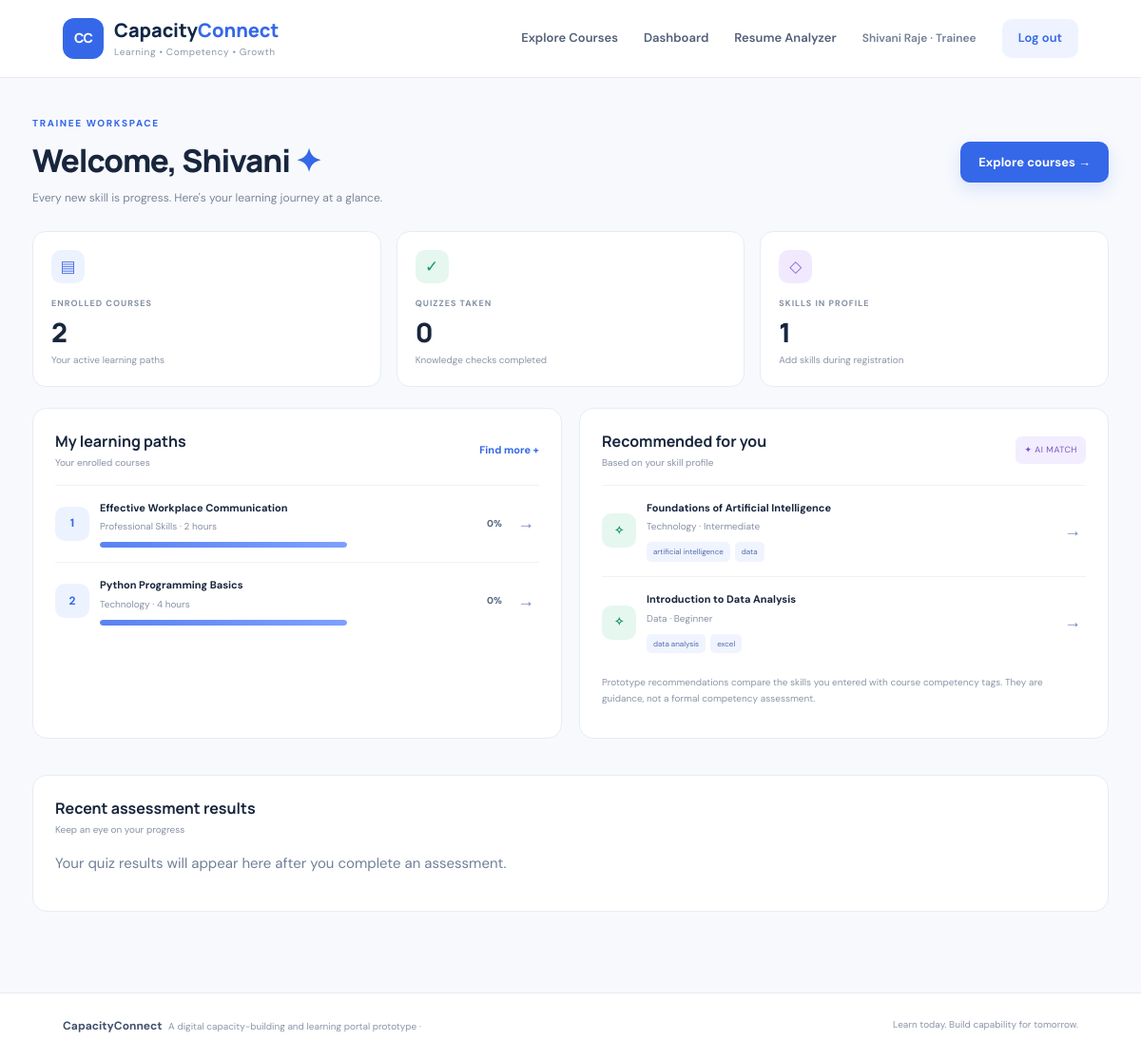
/dashboard (signed in), run on the app's committed database.
### tables this page shows
CREATE TABLE users(
      id INTEGER PRIMARY KEY AUTOINCREMENT, name TEXT NOT NULL, email TEXT UNIQUE NOT NULL,
      password TEXT NOT NULL, role TEXT NOT NULL CHECK(role IN ('trainee','trainer','admin')),
      skills TEXT DEFAULT '', created_at TIMESTAMP DEFAULT CURRENT_TIMESTAMP
    );

CREATE TABLE enrollments(
      id INTEGER PRIMARY KEY AUTOINCREMENT, user_id INTEGER NOT NULL, course_id INTEGER NOT NULL,
      progress INTEGER DEFAULT 0, enrolled_at TIMESTAMP DEFAULT CURRENT_TIMESTAMP,
      UNIQUE(user_id, course_id), FOREIGN KEY(user_id) REFERENCES users(id), FOREIGN KEY(course_id) REFERENCES courses(id)
    );

CREATE TABLE courses(
      id INTEGER PRIMARY KEY AUTOINCREMENT, title TEXT NOT NULL, description TEXT NOT NULL,
      category TEXT NOT NULL, skills TEXT NOT NULL, level TEXT DEFAULT 'Beginner',
      duration TEXT DEFAULT '2 hours', trainer_id INTEGER, created_at TIMESTAMP DEFAULT CURRENT_TIMESTAMP,
      FOREIGN KEY(trainer_id) REFERENCES users(id)
    );

### app.py (the view, shortened to what this page needs)
@app.route("/dashboard")
@login_required
def dashboard():
    conn = db()
    user = conn.execute("SELECT * FROM users WHERE id=?", (session["user_id"],)).fetchone()
    if user["role"] == "trainee":
        enrolled = conn.execute("""SELECT courses.*, enrollments.progress, users.name AS trainer_name
          FROM enrollments JOIN courses ON courses.id=enrollments.course_id
          LEFT JOIN users ON users.id=courses.trainer_id WHERE enrollments.user_id=? ORDER BY enrollments.id DESC""",(user["id"],)).fetchall()
        courses = conn.execute("SELECT * FROM courses ORDER BY title").fetchall()
        skill_tokens = {x.strip().lower() for x in (user["skills"] or "").split(",") if x.strip()}
        recs = []
        for c in courses:
            tags = {x.strip().lower() for x in c["skills"].split(",") if x.strip()}
            overlap = skill_tokens & tags
            if c["id"] not in [e["id"] for e in enrolled] and (not skill_tokens or overlap or len(recs)<2):
                recs.append(dict(course=c, match=len(overlap), missing=sorted(tags-skill_tokens)))
        recs.sort(key=lambda x: (x["match"], x["course"]["title"]))
        recs = recs[:3]
        results = conn.execute("""SELECT quiz_results.*, courses.title FROM quiz_results JOIN courses ON courses.id=quiz_results.course_id
          WHERE quiz_results.user_id=? ORDER BY quiz_results.id DESC LIMIT 5""",(user["id"],)).fetchall()
        conn.close()
        return render_template("trainee_dashboard.html", user=user, enrolled=enrolled, recommendations=recs, results=results)

### app.py (called while the page is built)
def db():
    conn = sqlite3.connect(DB_PATH)
    conn.row_factory = sqlite3.Row
    conn.execute("PRAGMA foreign_keys = ON")
    return conn

def login_required(fn):
    @wraps(fn)
    def wrapper(*args, **kwargs):
        if not session.get("user_id"):
            flash("Please log in to continue.", "warning")
            return redirect(url_for("login"))
        return fn(*args, **kwargs)
    return wrapper

def current_user():
    if not session.get("user_id"): return None
    conn = db()
    user = conn.execute("SELECT * FROM users WHERE id=?", (session["user_id"],)).fetchone()
    conn.close()
    return user

@app.context_processor
def inject_user():
    return {"current_user": current_user()}

### templates/trainee_dashboard.html
{% extends "base.html" %}{% block title %}Trainee dashboard | Capacity Connect{% endblock %}
{% block content %}<section class="dashboard-welcome"><div><div class="eyebrow">TRAINEE WORKSPACE</div><h1>Welcome, {{ user['name'].split(' ')[0] }} <span>✦</span></h1><p>Every new skill is progress. Here's your learning journey at a glance.</p></div><a class="btn primary" href="{{ url_for('course_list') }}">Explore courses →</a></section>
<div class="metric-grid"><div class="metric-card"><span class="metric-icon blue">▤</span><small>ENROLLED COURSES</small><strong>{{ enrolled|length }}</strong><span class="metric-note">Your active learning paths</span></div><div class="metric-card"><span class="metric-icon green">✓</span><small>QUIZZES TAKEN</small><strong>{{ results|length }}</strong><span class="metric-note">Knowledge checks completed</span></div><div class="metric-card"><span class="metric-icon violet">◇</span><small>SKILLS IN PROFILE</small><strong>{{ (user['skills'] or '').split(',')|select|list|length }}</strong><span class="metric-note">Add skills during registration</span></div></div>
<div class="dashboard-columns"><section class="panel"><div class="panel-heading"><div><h2>My learning paths</h2><p>Your enrolled courses</p></div><a href="{{ url_for('course_list') }}">Find more +</a></div>{% for c in enrolled %}<div class="learning-row"><div class="mini-course-icon">{{ loop.index }}</div><div class="learning-info"><b>{{ c['title'] }}</b><small>{{ c['category'] }} · {{ c['duration'] }}</small><div class="progress"><i style="width: {{ c['progress'] }} %"></i></div></div><strong>{{ c['progress'] }}%</strong><a class="row-arrow" href="{{ url_for('course_detail',course_id=c['id']) }}">→</a></div>{% else %}<div class="empty-state compact"><p>You haven't enrolled in a course yet.</p><a href="{{ url_for('course_list') }}">Explore courses →</a></div>{% endfor %}</section>
<section class="panel"><div class="panel-heading"><div><h2>Recommended for you</h2><p>Based on your skill profile</p></div><span class="ai-chip">✦ AI MATCH</span></div>{% for r in recommendations %}<div class="recommend-row"><div class="recommend-icon">✧</div><div class="learning-info"><b>{{ r.course['title'] }}</b><small>{{ r.course['category'] }} · {{ r.course['level'] }}</small><div class="tag-list">{% for skill in r.missing[:2] %}<span>{{ skill }}</span>{% endfor %}</div></div><a class="row-arrow" href="{{ url_for('course_detail',course_id=r.course['id']) }}">→</a></div>{% else %}<p class="muted">No recommendations yet. Browse the catalogue.</p>{% endfor %}<p class="help">Prototype recommendations compare the skills you entered with course competency tags. They are guidance, not a formal competency assessment.</p></section></div>
<section class="panel results-panel"><div class="panel-heading"><div><h2>Recent assessment results</h2><p>Keep an eye on your progress</p></div></div>{% for r in results %}<div class="result-row"><div><b>{{ r['title'] }}</b><small>{{ r['taken_at'] }}</small></div><strong>{{ r['score'] }}/{{ r['total'] }}</strong><span class="result-pill">{{ (r['score']*100//r['total']) if r['total'] else 0 }}%</span></div>{% else %}<p class="muted">Your quiz results will appear here after you complete an assessment.</p>{% endfor %}</section>{% endblock %}

### templates/base.html (shortened to what this page needs)
<!doctype html>
<html lang="en">
<head>
  <link rel="stylesheet" href="{{ url_for('static', filename='style.css') }}">
</head>
<body>
<header class="topbar">
  <a class="brand" href="{{ url_for('home') }}"><span class="brand-icon">CC</span><span>Capacity<span class="brand-light">Connect</span><small>Learning • Competency • Growth</small></span></a>
  <nav class="nav-links">
<a href="{{ url_for('course_list') }}">Explore Courses</a>
 {% if current_user %}
      <a href="{{ url_for('dashboard') }}">Dashboard</a>
      <a href="{{ url_for('resume_analyzer') }}">
    Resume Analyzer
</a>
      <span class="nav-user">{{ current_user['name'] }} · {{ current_user['role']|title }}</span>
      <a class="nav-button" href="{{ url_for('logout') }}">Log out</a>
    {% else %}
      <a href="{{ url_for('login') }}">Log in</a><a class="nav-button" href="{{ url_for('register') }}">Get started</a>
    {% endif %}
  </nav>
</header>
<main class="page">
  {% block content %}{% endblock %}
</main>
<footer><div><strong>CapacityConnect</strong><span> A digital capacity-building and learning portal prototype · </span></div><span>Learn today. Build capability for tomorrow.</span></footer>
</body></html>

### data on the page
users: name "Shivani Raje", role "Trainee", name "Shivani"
enrollments: title "Effective Workplace Communication", category "Professional Skills", duration "2 hours", progress "0"
enrollments: title "Python Programming Basics", category "Technology", duration "4 hours", progress "0"
courses: course "Foundations of Artificial Intelligence", course.category "Technology", course.level "Intermediate"
courses: course "Introduction to Data Analysis", course.category "Data", course.level "Beginner"

### other printed values
{{ enrolled|length }} "2"
{{ results|length }} "0"
{{ (user['skills'] or '').split(',')|select|list|length }} "1"
{{ skill }} "artificial intelligence" "data" "data analysis" "excel"
